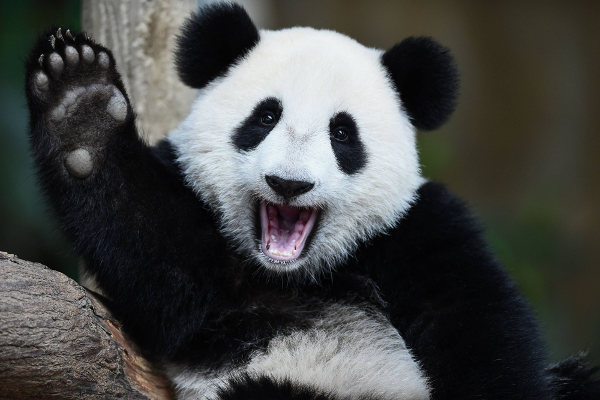
#> input picture sem04/images/panda.jpg, 600 x 400 px
$ python gamma.py
#> lines starting #> are read from the running program, lines starting #| are printed output that depends on the picture
# Transformação gamma
from  PIL import Image

# Abrir a imagem
img = Image.open('images/panda.jpg')
#> img is the input picture: PIL image 600x400 RGB; mean R, G, B 71.3, 72.5, 70.8

# Carregar a imagem para uma matriz
matriz = img.load()

# Realizar as operçaões píxel a píxel da transformação
gamma = 2.0

for i in range(img.size[0]):
    for j in range (img.size[1]):
        r = int((matriz[i,j][0]/255) ** gamma * 255)
        g = int((matriz[i,j][1]/255) ** gamma * 255)
        b = int((matriz[i,j][2]/255) ** gamma * 255)
        matriz[i,j] = (r,g,b)

# Salvar a imagem
img.save('images/gammaPanda2.jpg')
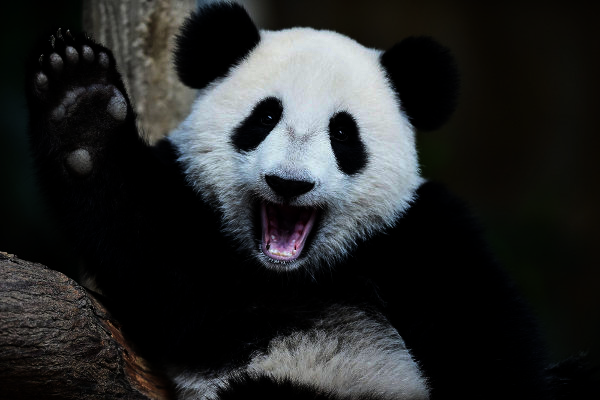
#> saved as gammaPanda2.jpg: PIL image 600x400 RGB; mean R, G, B 38.3, 39.7, 39.8

$ run again, with sem04/images/arara.jpg copied over sem04/images/panda.jpg
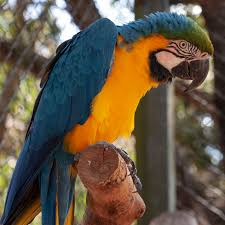
#> input picture sem04/images/arara.jpg, 225 x 225 px
#> img is the input picture: PIL image 225x225 RGB; mean R, G, B 100.2, 86.5, 68.5
#> `img.save('images/gammaPanda2.jpg')`:
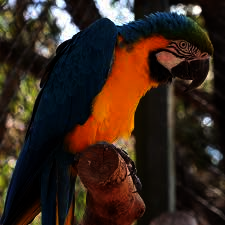
#> saved as gammaPanda2.jpg: PIL image 225x225 RGB; mean R, G, B 56.2, 38.9, 28.5
